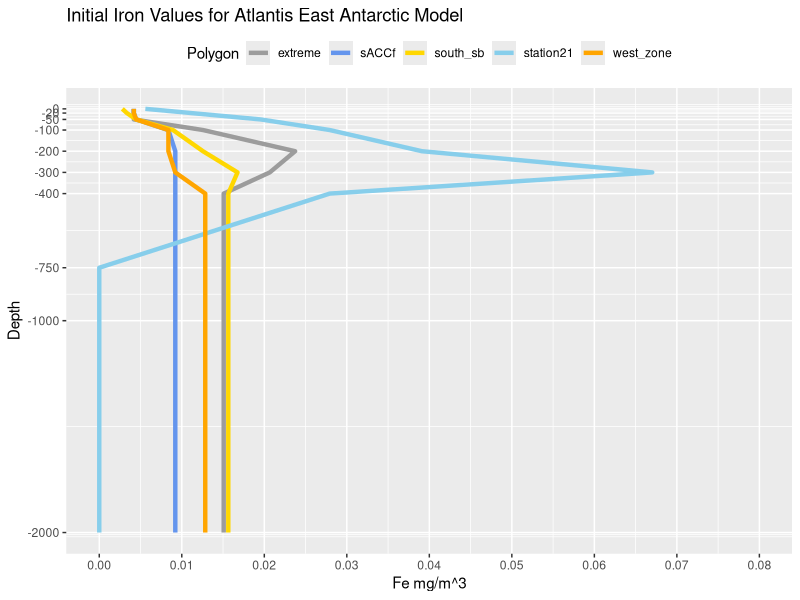

Write R code to recreate this figure.
## ---- chunk 1
knitr::opts_chunk$set(echo = TRUE)
## ---- chunk 2
raw_data = matrix(c(
  0.10,0.075, 0.075, 0.05, 0.075,
  0.2, 0.075, 0.075, 0.06, 0.075,
  0.35,0.080, 0.080, 0.08, 0.075,
  0.5, 0.150, 0.150, 0.16, 0.225,
  0.7, 0.165, 0.150, 0.225,0.425,
  1.2, 0.165, 0.165, 0.30, 0.37,
  0.5, 0.165, 0.230, 0.28, 0.27,
  0.5, 0.165, 0.230, 0.28, 0.27,
  0.4, 0.165, 0.230, 0.28, 0.27,
  0.4, 0.165, 0.230, 0.28, 0.27), nrow=10, ncol=5, byrow=TRUE)

colnames(raw_data) = c('station21', 'sACCf', 'west_zone', 'south_sb', 'extreme')

# map polygons to their relevant station/area from the paper
polygons = c(NA, rep('station21', 12), 
             'west_zone', 'west_zone', 'west_zone', 
             'sACCf', 'south_sb', 'south_sb',
             'west_zone', 'west_zone', 'sACCf',
             'extreme', 'south_sb', 'south_sb',
             NA, NA, NA)
names(polygons) = c(1:28) 

iron_values <- matrix(ncol=10, nrow=28)
row.names(iron_values) = c(1:28)
shallow_layers = c(2:7)

for(box_i in 1:nrow(iron_values)){
  if(!is.na(polygons[box_i]) & !(box_i %in% shallow_layers)){
    iron_values[box_i,] = rev(raw_data[,polygons[box_i]]) # rev as the init.nc file the layers are reversed
  }
  else if(!is.na(polygons[box_i]) & (box_i %in% shallow_layers)){
    iron_values[box_i,1:7] = rev(raw_data[,polygons[box_i]][1:7]) # only the 
  } 
}
## ---- chunk 3
iron_conversion <- function(value){
  value * 0.001 * 55.845
}
## ---- chunk 4
iron_mg <- apply(iron_values, 1:2, iron_conversion)

# replace coastal polygons with NA for layers 8-10
iron_mg[which(is.na(iron_mg))] = 0
iron_mg = cbind(iron_mg, c(0,rep(2.7, 24), 0, 0, 0))

write.table(iron_mg, file="Fe.csv", row.names = FALSE, col.names = FALSE, sep=',')
## ---- chunk 5
library(ggplot2)
library(dplyr)
library(tidyr)
cum_depths = c(0,20,50,100,200,300,400,750,1000,2000)

# Add box name to matrix
iron_df = as.data.frame(cbind(rbind(iron_mg[2:7,c(7:1,8:10)],iron_mg[c(1,8:28),10:1]), rownames(iron_mg), polygons))
iron_df[,1:10] = sapply(iron_df[,1:10],function(x) as.numeric(x))
colnames(iron_df)=c(1:10, 'box_no', 'box_name')

# Plot Iron Profile
iron_df %>% pivot_longer(cols=1:10, names_to='layer') %>% cbind(depth=rep(cum_depths, 28)) %>%
  filter(box_no %in% c(2, 14,17,18,23)) %>% # only plot each different profile once
  ggplot(aes(x=value, y=-depth, group=box_name, col=box_name)) + geom_path(size=1.5) +
  labs(title='Initial Iron Values for Atlantis East Antarctic Model',
       x='Fe mg/m^3',
       y='Depth',
       colour='Polygon') +
  scale_y_continuous(breaks=-cum_depths) +
  scale_x_continuous(breaks=seq(0,0.1,length.out=11),limits=c(0,0.08)) +
  scale_colour_manual(values=c('grey61','cornflowerblue','gold','skyblue','orange')) +
  theme(legend.position='top')
